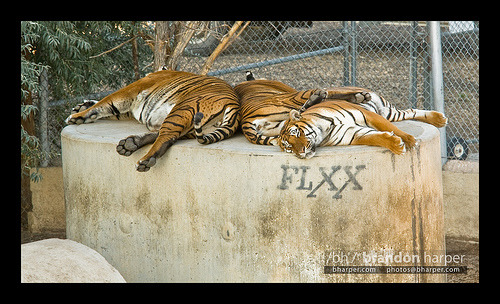
#> input picture imgs_raw/animals/image_157.jpg, 500 x 304 px; its folder holds only this picture in this run
$ python preprocess_images.py   (older library calls are emulated)
#> lines starting #> are read from the running program, lines starting #| are printed output that depends on the picture
import os
from PIL import Image
import numpy as np

# groundtruth size  n = img.w = img.h
n = 64

normalization_info = 'lin_min_max'
normalization_info = 'log_min_max'

normalization_info = 'lin_mean_std'
normalization_info = 'log_mean_std'

normalization_info = 'lin_pix_min_max'
normalization_info = 'log_pix_min_max'

normalization_info = 'lin_pix_mean_std'
normalization_info = 'log_pix_mean_std'

normalization_info = 'lin_min_max_sep'
normalization_info = 'log_min_max_sep'

normalization_info = 'lin_mean_std_sep'
normalization_info = 'log_mean_std_sep'

normalization_info = 'lin_pix_min_max_sep'
normalization_info = 'log_pix_min_max_sep'

normalization_info = 'lin_pix_mean_std_sep'
normalization_info = 'log_pix_mean_std_sep'

# paths
path_raw = 'imgs_raw'

def get_n_img(path_raw):
    # counts number of images and number of images that have w and h >= 256
#> called with path_raw = 'imgs_raw'
    n_img = 0

    for dir in os.listdir(path_raw):
        dir_count = 0
        if not dir.startswith(".") and not dir.startswith("_"):
            for file_name in os.listdir(os.path.join(path_raw, dir)):
                if file_name.endswith(".jpg"):
                    img = Image.open(os.path.join(os.path.join(path_raw, dir), file_name)).convert('L')
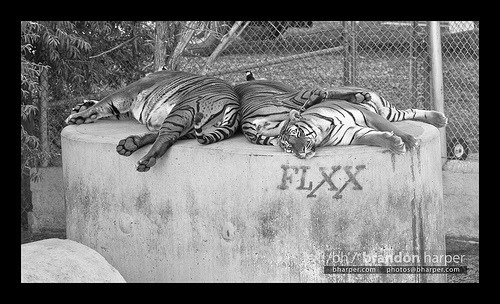
#> img: PIL image 500x304 L; min 0, max 255, mean 116.6
                    if img.width >= n and img.height >= n:
                        n_img += 1
                        dir_count += 1
        print('{} in {}'.format(dir_count, dir))
#> pass 2 of the loop in get_n_img, `for dir in os.listdir(path_raw):`:
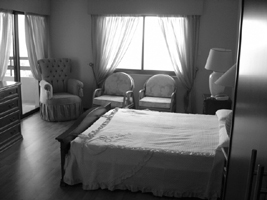
#> input picture imgs_raw/bedroom/image_0018.jpg, 267 x 200 px
#> in get_n_img, img is the input picture: PIL image 267x200 L; min 2, max 255, mean 104.9
    return n_img

def get_process_input_and_output(n_img, path_raw):

#> called with n_img = 2, path_raw = 'imgs_raw'
    angles = [0, 90, 180, 270] # angles for augmenting the dataset

    # outputs ground truth y
    y = np.empty((n_img * len(angles), n, n), dtype='float32')
    # inputs k-space x
    x_lin = np.empty((n_img * len(angles), n, n, 2), dtype='float32') # 2 for real/imag
    x_log = np.empty((n_img * len(angles), n, n, 2), dtype='float32') # 2 for real/imag

    image_counter = 0
    for dir in os.listdir(path_raw):
        if not dir.startswith(".") and not dir.startswith("_"):
            for file_name in os.listdir(os.path.join(path_raw, dir)):
                if file_name.endswith(".jpg"):

                    # open image with gray scale intensities from 0-255
                    img = Image.open(os.path.join(os.path.join(path_raw, dir), file_name)).convert('L')

                    # only consider images that are big enough
                    if img.width >= n and img.height >= n:

                        smallest_side = np.minimum(img.width, img.height)
#> smallest_side = 304

                        # size 0 = width, size 1 = height
                        box_left = ((img.size[0] / 2) - (smallest_side / 2))
#> box_left = 98
                        box_upper = ((img.size[1] / 2) - (smallest_side / 2))
#> box_upper = 0
                        box_right = ((img.size[0] / 2) + (smallest_side / 2))
#> box_right = 402
                        box_lower = ((img.size[1] / 2) + (smallest_side / 2))
#> box_lower = 304

                        img = img.crop([
                            box_left if box_left % 1 == 0 else box_left + 0.5,
                            box_upper if box_upper % 1 == 0 else box_upper + 0.5,
                            box_right if box_right % 1 == 0 else box_right + 0.5,
                            box_lower if box_lower % 1 == 0 else box_lower + 0.5,
                        ])
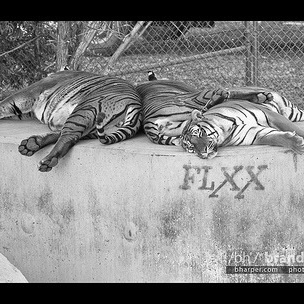
#> img: PIL image 304x304 L; min 0, max 255, mean 132.7

                        for angle in angles:
                            new_img = img.copy()

                            # rotate image
                            new_img = new_img.rotate(angle)

                            # subsample image from 256x256 to nxn
                            new_img = new_img.resize((n, n), Image.ANTIALIAS)

                            # image to numpy array
                            pixel = np.array(new_img).astype('float32')

                            # normalize ground truth
                            pixel_normalized = pixel * 2 / 255 - 1

                            # generate output y[image_counter, :, :]
                            y[image_counter, :, :] = pixel_normalized

                            # path for saving ground truth
                            dir_to_save = 'ground_truth_{}'.format(n)

                            # create folder if none exists
                            if not os.path.exists(dir_to_save):
                                os.makedirs(dir_to_save)

                            # save ground truth image
                            new_img.save(os.path.join(dir_to_save, '{}_{}_{}'.format(image_counter, angle, file_name)))

                            # generate input x
                            img_f = np.fft.fft2(pixel)   # FFT
                            img_f_log = img_f / np.power(abs(img_f)+1, 1/np.exp(1))
                            if np.isinf(img_f_log).any():
                                print()
                            if np.isnan(img_f_log).any():
                                print()

                            # FFT shift
                            img_fshift = np.fft.fftshift(img_f)
                            img_fshift_log = np.fft.fftshift(img_f_log)

                            img_real = img_fshift.real          # Real part: (im_size1, im_size2)
                            img_imag = img_fshift.imag          # Imaginary part: (im_size1, im_size2)
                            img_real_log = img_fshift_log.real
                            img_imag_log = img_fshift_log.imag

                            # Merge Real Imag
                            img_real_imag = np.dstack((img_real, img_imag))  # (im_size1, im_size2, 2)
                            img_real_imag = np.expand_dims(img_real_imag, axis=0) # (1, im_size1, im_size2, 2)
                            img_real_imag_log = np.dstack((img_real_log, img_imag_log))  # (im_size1, im_size2, 2)
                            img_real_imag_log = np.expand_dims(img_real_imag_log, axis=0)  # (1, im_size1, im_size2, 2)

                            # x is k-space data for images
                            x_lin[image_counter, :, :, :] = img_real_imag
                            x_log[image_counter, :, :, :] = img_real_imag_log

                            if np.isinf(img_real_imag_log).any():
                                print()
                            if np.isnan(img_real_imag_log).any():
                                print()

                            image_counter += 1
                            print('{} of {}'.format(image_counter, len(angles)*n_img))
#> this loop made 4 passes
#> pass 1, in get_process_input_and_output, `new_img = new_img.resize((n, n), Image.ANTIALIAS)`:
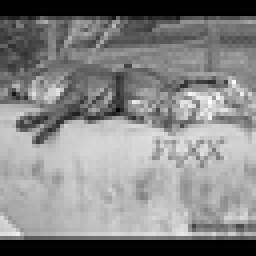
#> new_img: PIL image 64x64 L (shown 4 times larger); min 0, max 255, mean 133
#> after the loop:
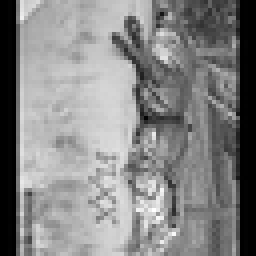
#> new_img: PIL image 64x64 L (shown 4 times larger); min 0, max 255, mean 133
#> after the loop, image_counter = 4
#> pass 2 of the loop in get_process_input_and_output, `for dir in os.listdir(path_raw):`:
#> the loop in get_process_input_and_output, `for angle in angles:` made 4 passes
#| 5 of 8
#| 6 of 8
#| 7 of 8
#| 8 of 8
#> pass 1, in get_process_input_and_output, `new_img = new_img.resize((n, n), Image.ANTIALIAS)`:
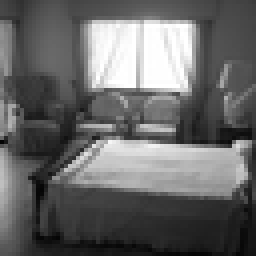
#> new_img: PIL image 64x64 L (shown 4 times larger); min 4, max 255, mean 103.2
#> after the loop in get_process_input_and_output, `for angle in angles:`:
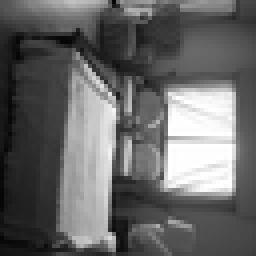
#> new_img: PIL image 64x64 L (shown 4 times larger); min 4, max 255, mean 103.2
#> after the loop in get_process_input_and_output, `for angle in angles:`: image_counter = 8

    np.save('y_{}'.format(n), y)

    def norm_min_max(x):
        return -1 + (x - np.amin(x)) * 2 / (np.amax(x) - np.amin(x))

    def norm_min_max_pixelwise(x):
        # avoid devision by zero
        if np.amax(x) - np.amin(x) == 0:
            return 0
        else:
            return -1 + (x - np.amin(x)) * 2 / (np.amax(x) - np.amin(x))

    def norm_mean_std(x):
        # avoid devision by zero
        std = np.maximum(np.std(x), 1 / np.sqrt(x.size))
#> std = 6162.3
        return (x - np.mean(x)) / std

    # MIN MAX - Normalize lin k-space input x to -1 to 1
    x_lin_min_max = np.copy(x_lin)
    x_lin_min_max = norm_min_max(x_lin)
    assert np.amax(x_lin_min_max) == 1 and np.amin(x_lin_min_max) == -1
    np.save('x_{}_lin_min_max'.format(n), x_lin_min_max)

    x_log_min_max = np.copy(x_log)
    x_log_min_max = norm_min_max(x_log)
    assert np.amax(x_log_min_max) == 1 and np.amin(x_log_min_max) == -1
    np.save('x_{}_log_min_max'.format(n), x_log_min_max)

    x_lin_min_max_sep = np.copy(x_lin)
    x_lin_min_max_sep[:,:,:,0] = norm_min_max(x_lin[:,:,:,0])
    x_lin_min_max_sep[:,:,:,1] = norm_min_max(x_lin[:,:,:,1])
    assert np.amax(x_lin_min_max_sep[:, :, :, 0]) == 1 and np.amin(x_lin_min_max_sep[:, :, :, 0]) == -1
    assert np.amax(x_lin_min_max_sep[:, :, :, 1]) == 1 and np.amin(x_lin_min_max_sep[:, :, :, 1]) == -1
    np.save('x_{}_lin_min_max_sep'.format(n), x_lin_min_max_sep)

    x_log_min_max_sep = np.copy(x_log)
    x_log_min_max_sep[:, :, :, 0] = norm_min_max(x_log[:, :, :, 0])
    x_log_min_max_sep[:, :, :, 1] = norm_min_max(x_log[:, :, :, 1])
    assert np.amax(x_log_min_max_sep[:, :, :, 0]) == 1 and np.amin(x_log_min_max_sep[:, :, :, 0]) == -1
    assert np.amax(x_log_min_max_sep[:, :, :, 1]) == 1 and np.amin(x_log_min_max_sep[:, :, :, 1]) == -1
    np.save('x_{}_log_min_max_sep'.format(n), x_log_min_max_sep)


    # MEAN STD - Normalize lin k-space input x to mean 0 std 1
    x_lin_mean_std = np.copy(x_lin)
    x_lin_mean_std = norm_mean_std(x_lin)
    assert np.isclose(np.mean(x_lin_mean_std), 0) and np.isclose(np.std(x_lin_mean_std), 1)
    np.save('x_{}_lin_mean_std'.format(n), x_lin_mean_std)

    x_log_mean_std = np.copy(x_log)
    x_log_mean_std = norm_mean_std(x_log)
    assert np.isclose(np.mean(x_log_mean_std), 0) and np.isclose(np.std(x_log_mean_std), 1)
    np.save('x_{}_log_mean_std'.format(n), x_log_mean_std)

    x_lin_mean_std_sep = np.copy(x_lin)
    x_lin_mean_std_sep[:,:,:,0] = norm_mean_std(x_lin[:,:,:,0])
    x_lin_mean_std_sep[:,:,:,1] = norm_mean_std(x_lin[:,:,:,1])
    assert np.isclose(np.mean(x_lin_mean_std_sep[:,:,:,0]), 0) and np.isclose(np.std(x_lin_mean_std_sep[:,:,:,0]), 1)
    assert np.isclose(np.mean(x_lin_mean_std_sep[:,:,:,1]), 0) and np.isclose(np.std(x_lin_mean_std_sep[:,:,:,1]), 1)
    np.save('x_{}_lin_mean_std_sep'.format(n), x_lin_mean_std_sep)

    x_log_mean_std_sep = np.copy(x_log)
    x_log_mean_std_sep[:,:,:,0] = norm_mean_std(x_log[:,:,:,0])
    x_log_mean_std_sep[:,:,:,1] = norm_mean_std(x_log[:,:,:,1])
    assert np.isclose(np.mean(x_log_mean_std_sep[:, :, :, 0]), 0) and np.isclose(np.std(x_log_mean_std_sep[:, :, :, 0]),1)
    assert np.isclose(np.mean(x_log_mean_std_sep[:, :, :, 1]), 0) and np.isclose(np.std(x_log_mean_std_sep[:, :, :, 1]),1)
    np.save('x_{}_log_mean_std_sep'.format(n), x_log_mean_std_sep)

    # Normalize lin/log k-space input x of each pixel to -1/1
    x_lin_pix_min_max = np.copy(x_lin)
    x_log_pix_min_max = np.copy(x_log)
    x_lin_pix_min_max_sep = np.copy(x_lin)
    x_log_pix_min_max_sep = np.copy(x_log)

    x_lin_pix_mean_std = np.copy(x_lin)
    x_log_pix_mean_std = np.copy(x_log)
    x_lin_pix_mean_std_sep = np.copy(x_lin)
    x_log_pix_mean_std_sep = np.copy(x_log)

    for w in range(n):
        print('{} of {}'.format(w+1, n))
        for h in range(n):

            x_lin_pix_min_max[:, w, h, :] = norm_min_max(x_lin[:, w, h, :])
            x_lin_pix_min_max_sep[:, w, h, 0] = norm_min_max_pixelwise(x_lin[:, w, h, 0])
            x_lin_pix_min_max_sep[:, w, h, 1] = norm_min_max_pixelwise(x_lin[:, w, h, 1])

            x_log_pix_min_max[:, w, h, :] = norm_min_max(x_log[:, w, h, :])
            x_log_pix_min_max_sep[:, w, h, 0] = norm_min_max_pixelwise(x_log[:, w, h, 0])
            x_log_pix_min_max_sep[:, w, h, 1] = norm_min_max_pixelwise(x_log[:, w, h, 1])

            x_lin_pix_mean_std[:, w, h, :] = norm_mean_std(x_lin[:, w, h, :])
            x_lin_pix_mean_std_sep[:, w, h, 0] = norm_mean_std(x_lin[:, w, h, 0])
            x_lin_pix_mean_std_sep[:, w, h, 1] = norm_mean_std(x_lin[:, w, h, 1])

            x_log_pix_mean_std[:, w, h, :] = norm_mean_std(x_log[:, w, h, :])
            x_log_pix_mean_std_sep[:, w, h, 0] = norm_mean_std(x_log[:, w, h, 0])
            x_log_pix_mean_std_sep[:, w, h, 1] = norm_mean_std(x_log[:, w, h, 1])
#> this loop made 64 passes


    assert np.amax(x_lin_pix_min_max) == 1 and np.amin(x_lin_pix_min_max) == -1
    assert np.amax(x_log_pix_min_max) == 1 and np.amin(x_log_pix_min_max) == -1
    assert np.amax(x_lin_pix_min_max_sep[:, :, :, 0]) == 1 and np.amin(x_lin_pix_min_max_sep[:, :, :, 0]) == -1
    assert np.amax(x_lin_pix_min_max_sep[:, :, :, 1]) == 1 and np.amin(x_lin_pix_min_max_sep[:, :, :, 1]) == -1
    assert np.amax(x_log_pix_min_max_sep[:, :, :, 0]) == 1 and np.amin(x_log_pix_min_max_sep[:, :, :, 0]) == -1
    assert np.amax(x_log_pix_min_max_sep[:, :, :, 1]) == 1 and np.amin(x_log_pix_min_max_sep[:, :, :, 1]) == -1

    np.save('x_{}_lin_pix_min_max'.format(n), x_lin_pix_min_max)
    np.save('x_{}_log_pix_min_max'.format(n), x_log_pix_min_max)
    np.save('x_{}_lin_pix_min_max_sep'.format(n), x_lin_pix_min_max_sep)
    np.save('x_{}_log_pix_min_max_sep'.format(n), x_log_pix_min_max_sep)


    assert np.isclose(np.mean(x_lin_pix_mean_std), 0, 1e-1) and np.isclose(np.std(x_lin_pix_mean_std),1, 1e-1)
    assert np.isclose(np.mean(x_log_pix_mean_std), 0, 1e-1) and np.isclose(np.std(x_log_pix_mean_std),1, 1e-1)
    assert np.isclose(np.mean(x_lin_pix_mean_std_sep[:, :, :, 0]), 0, 1e-1) and np.isclose(np.std(x_lin_pix_mean_std_sep[:, :, :, 0]),1, 1e-1)
    assert np.isclose(np.mean(x_lin_pix_mean_std_sep[:, :, :, 1]), 0, 1e-1) and np.isclose(np.std(x_lin_pix_mean_std_sep[:, :, :, 1]),1, 1e-1)
    assert np.isclose(np.mean(x_log_pix_mean_std_sep[:, :, :, 0]), 0, 1e-1) and np.isclose(np.std(x_log_pix_mean_std_sep[:, :, :, 0]),1, 1e-1)
    assert np.isclose(np.mean(x_log_pix_mean_std_sep[:, :, :, 1]), 0, 1e-1) and np.isclose(np.std(x_log_pix_mean_std_sep[:, :, :, 1]),1, 1e-1)

    np.save('x_{}_lin_pix_mean_std'.format(n), x_lin_pix_mean_std)
    np.save('x_{}_log_pix_mean_std'.format(n), x_log_pix_mean_std)
    np.save('x_{}_lin_pix_mean_std_sep'.format(n), x_lin_pix_mean_std_sep)
    np.save('x_{}_log_pix_mean_std_sep'.format(n), x_log_pix_mean_std_sep)

n_img = get_n_img(path_raw=path_raw)
print('{} raw images'.format(n_img))

get_process_input_and_output(n_img=n_img, path_raw=path_raw)
print('done')

def normalize_value(val, val_min, val_max, norm_min=0, norm_max=1):
    return norm_min + ((val - val_min) * (norm_max - norm_min)) / (val_max - val_min)

def denormalize_value(val, val_min, val_max, norm_min, norm_max):
    return (val - norm_min) * (val_max - val_min) / (norm_max - norm_min) + val_min
